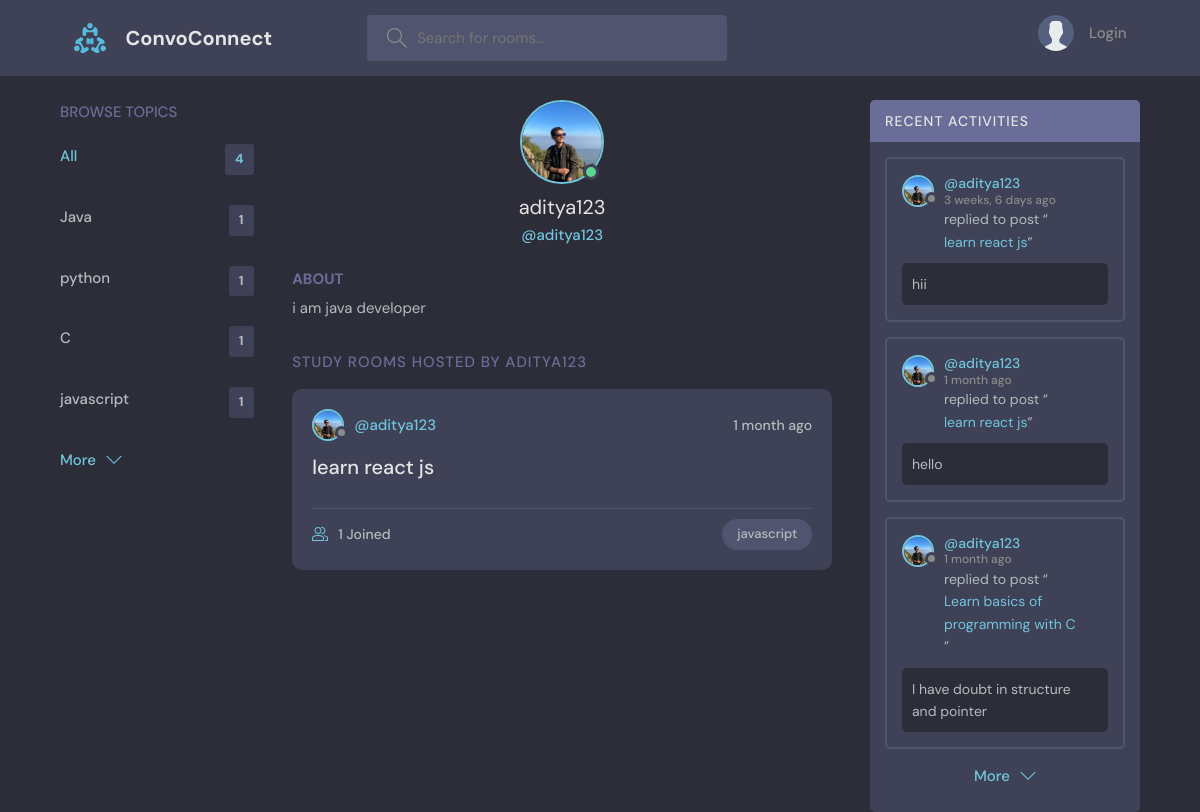
Before: /profile/4/ with the older database file.
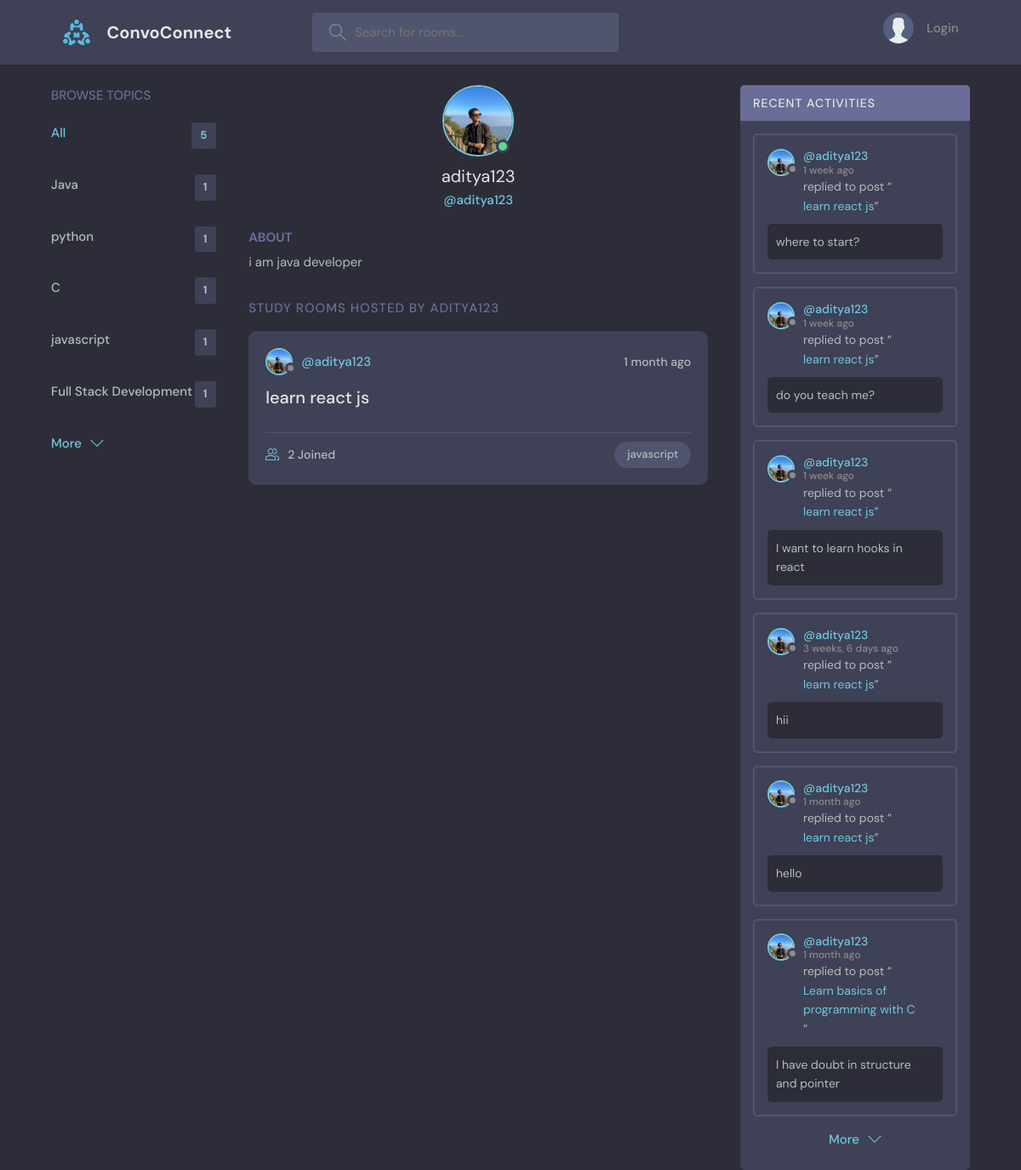
After: the same page with the newer database file.
### base/models.py (models this page shows, shortened)
class Topic(models.Model):
    name = models.CharField(max_length=200)

class User(AbstractUser):
    name = models.CharField(max_length=200, null=True)
    email = models.EmailField(unique=True, null=True)
    bio = models.TextField(null=True)
    avatar = models.ImageField(null=True, default="avatar.svg")
    USERNAME_FIELD = 'email'
    REQUIRED_FIELDS = []

class Room(models.Model):
    host = models.ForeignKey(User, on_delete=models.SET_NULL, null=True)
    topic = models.ForeignKey(Topic, on_delete=models.SET_NULL, null=True)
    name = models.CharField(max_length=200)
    description = models.TextField(null=True, blank=True)
    participants = models.ManyToManyField(User, related_name='participants', blank=True)
    updated = models.DateTimeField(auto_now=True)
    created = models.DateTimeField(auto_now_add=True)
    class Meta:
        ordering = ['-updated', '-created']
    def __str__(self):
        return self.name

class Message(models.Model):
    user = models.ForeignKey(User, on_delete=models.CASCADE)
    room = models.ForeignKey(Room, on_delete=models.CASCADE)
    body = models.TextField()
    updated = models.DateTimeField(auto_now=True)
    created = models.DateTimeField(auto_now_add=True)
    class Meta:
        ordering = ['-updated', '-created']

### base/views.py (the view)
# urls.py: path('profile/<str:pk>/', views.userProfile, name='user-profile'),
def userProfile(request, pk):
    user = User.objects.get(id=pk)
    rooms = user.room_set.all()
    room_messages = user.message_set.all()
    topics = Topic.objects.all()
    context = {'user':user, 'rooms':rooms, 'room_messages':room_messages, 'topics':topics}
    return render(request, 'base/profile.html', context)

### base/templates/base/profile.html (shortened to what this page needs)
{% extends 'main.html' %}
{% block content %}
  <main class="profile-page layout layout--3">
    <div class="container">
      {% include 'base/topics_component.html' %}
      <div class="roomList">
        <div class="profile">
          <div class="profile__avatar">
            <div class="avatar avatar--large active">
              <img src="{{user.avatar.url}}" />
            </div>
          </div>
          <div class="profile__info">
            <h3>{{user.username}}</h3>
            <p>@{{user.username}}</p>
          </div>
          <div class="profile__about">
            <h3>About</h3>
            <p>{{user.bio}}</p>
          </div>
        </div>
        <div class="roomList__header">
          <div>
            <h2>Study Rooms Hosted by {{user.username}}</a>
            </h2>
          </div>
        </div>
        {% include 'base/feed_component.html' %}
      </div>
      {% include 'base/activity_component.html' %}
    </div>
  </main>
{% endblock content %}

### templates/main.html (shortened to what this page needs)
<!DOCTYPE html>
{% load static %}
<html lang="en">
  <head>
    <link rel="stylesheet" href="{% static 'styles/style.css' %}" />
  </head>
  <body>
    {% include 'navbar.html' %}
    {% block content %}
    {% endblock %}
  </body>
</html>

### templates/navbar.html (shortened to what this page needs)
{% load static %}
<header class="header header--loggedIn">
    <div class="container">
      <a href="{% url 'home' %}" class="header__logo">
        <img src="{% static 'images/logo.svg' %}" />
        <h1>ConvoConnect</h1>
      </a>
      <form class="header__search" method="GET" action="{% url 'home' %}">
        <label>
          <input name="q"placeholder="Search for rooms..." />
        </label>
      </form>
      <nav class="header__menu">
        {% if request.user.is_authenticated %}
        <div class="header__user">
          <a href="{% url 'user-profile' request.user.id %}">
            <div class="avatar avatar--medium active">
              <img src="{{request.user.avatar.url}}" />
            </div>
            <p>{{request.user.username}} <span>@{{request.user.username}}</span></p>
          </a>
          <button class="dropdown-button">
            <svg version="1.1" xmlns="http://www.w3.org/2000/svg" width="32" height="32" viewBox="0 0 32 32">
              <title>chevron-down</title>
              <path d="M16 21l-13-13h-3l16 16 16-16h-3l-13 13z"></path>
            </svg>
          </button>
        </div>
        {% else %}
        <a href="{% url 'login' %}">
          <img src="{% static 'images/avatar.svg' %}" />
          <p>Login</p>
        </a>
        {% endif %}
      </nav>
    </div>
  </header>

### base/templates/base/topics_component.html
<div class="topics">
    <div class="topics__header">
      <h2>Browse Topics</h2>
    </div>
    <ul class="topics__list">
      <li>
        <a href="{% url 'home' %}" class="active">All <span>{{topics.count}}</span></a>
      </li>
      {% for topic in topics %}
      <li>
        <a href="{% url 'home' %}?q={{topic.name}}">{{topic.name}} <span>{{topic.room_set.all.count}}</span></a>
      </li>
      {% endfor %}
    </ul>
    <a class="btn btn--link" href="{% url 'topics' %}">
      More
      <svg version="1.1" xmlns="http://www.w3.org/2000/svg" width="32" height="32" viewBox="0 0 32 32">
        <title>chevron-down</title>
        <path d="M16 21l-13-13h-3l16 16 16-16h-3l-13 13z"></path>
      </svg>
    </a>
</div>

### base/templates/base/feed_component.html (shortened to what this page needs)
{% load static %}
{% for room in rooms %}
<div class="roomListRoom">
    <div class="roomListRoom__header">
      <a href="{% url 'user-profile' room.host.id %}" class="roomListRoom__author">
        <div class="avatar avatar--small">
          <img src="{{room.host.avatar.url}}" />
        </div>
        <span>@{{room.host.username}}</span>
      </a>
      <div class="roomListRoom__actions">
        <span>{{room.created|timesince}} ago</span>
      </div>
    </div>
    <div class="roomListRoom__content">
      <a href="{% url 'room' room.id %}">{{room.name}}</a>
    </div>
    <div class="roomListRoom__meta">
      <a href="{% url 'room' room.id %}" class="roomListRoom__joined">
        {{room.participants.all.count}} Joined
      </a>
      <p class="roomListRoom__topic">{{room.topic.name}}</p>
    </div>
</div>
{% endfor %}

### base/templates/base/activity_component.html (shortened to what this page needs)
<div class="activities">
    <div class="activities__header">
      <h2>Recent Activities</h2>
    </div>
    {% for message in room_messages %}
    <div class="activities__box">
      <div class="activities__boxHeader roomListRoom__header">
        <a href="{% url 'user-profile' message.user.id %}" class="roomListRoom__author">
          <div class="avatar avatar--small">
            <img src="{{message.user.avatar.url}}" />
          </div>
          <p>
            @{{message.user.username}}
            <span>{{message.created|timesince}} ago</span>
          </p>
        </a>
      </div>
      <div class="activities__boxContent">
        <p>replied to post “<a href="{% url 'room' message.room.id %}">{{message.room}}</a>”</p>
        <div class="activities__boxRoomContent">
          {{message.body}}
        </div>
      </div>
    </div>
    {% endfor %}
    <center>
    <a class="btn btn--link" href="{% url 'activity' %}">
      More
      <svg version="1.1" xmlns="http://www.w3.org/2000/svg" width="32" height="32" viewBox="0 0 32 32">
        <title>chevron-down</title>
        <path d="M16 21l-13-13h-3l16 16 16-16h-3l-13 13z"></path>
      </svg>
    </center>
  </div>

Changed rows visible on the page:
added Topic: name "Full Stack Development", room_set.all.count "1"
computed for Room "learn react js": participants.all.count "1" → "2"
added Message: user.avatar (picture), user.username "aditya123", created "1 week", room "learn react js", body "where to start?"
added Message: user.avatar (picture), user.username "aditya123", created "1 week", room "learn react js", body "do you teach me?"
added Message: user.avatar (picture), user.username "aditya123", created "1 week", room "learn react js", body "I want to learn hooks in react"
Other visible differences:
{{ topics.count }}: "4" → "5"
